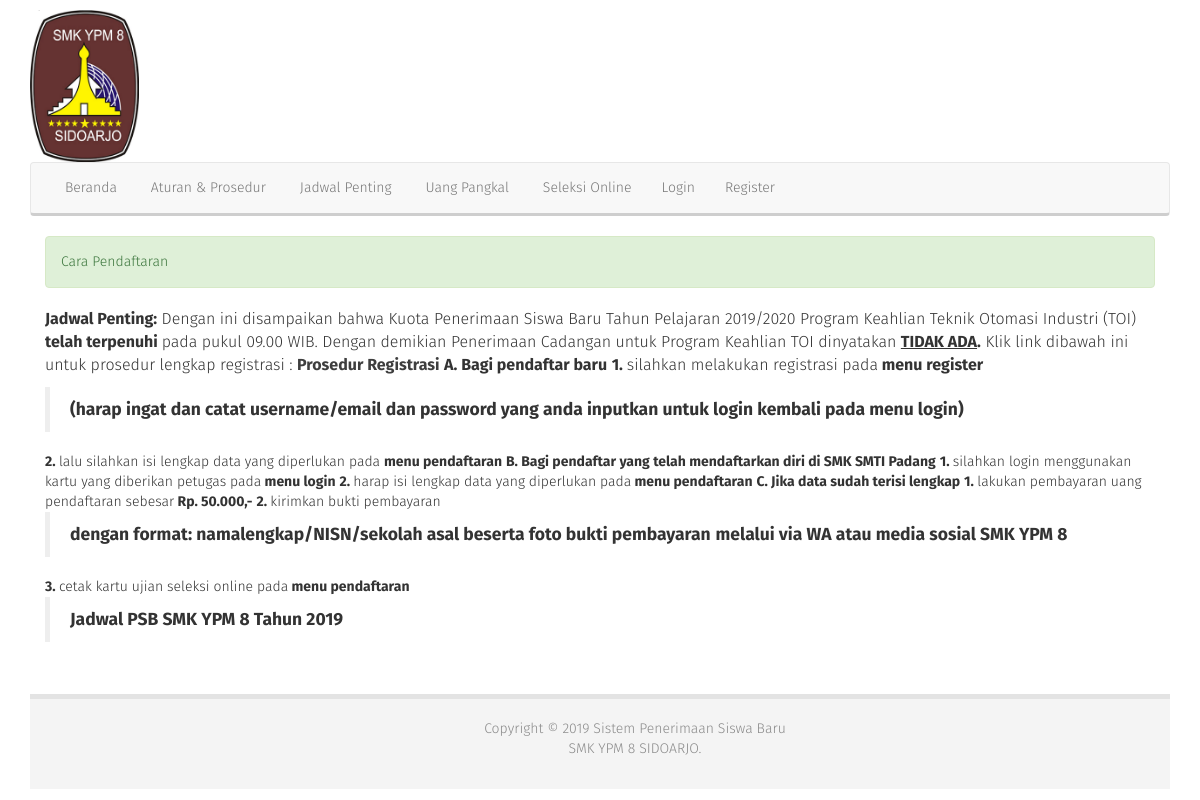
Screenshot of /psb/index.php with the database file from the repository.
### tables this page shows
CREATE TABLE `rb_psb_menu` (
  `id_menu` int(5) NOT NULL,
  `id_parent` int(5) NOT NULL DEFAULT 0,
  `nama_menu` varchar(30) NOT NULL,
  `icon` varchar(20) NOT NULL,
  `link` varchar(100) NOT NULL,
  `aktif` enum('Ya','Tidak') NOT NULL DEFAULT 'Ya',
  `position` enum('Top','Bottom') NOT NULL DEFAULT 'Bottom',
  `urutan` int(3) NOT NULL
);

CREATE TABLE `rb_psb_halaman` (
  `id_halaman` int(11) NOT NULL,
  `judul` varchar(255) NOT NULL,
  `judul_seo` varchar(255) NOT NULL,
  `isi_halaman` text NOT NULL,
  `username` varchar(50) NOT NULL
);

### psb/menu.php (the view, shortened to what this page needs)
<ul class="nav navbar-nav">
<?php
  $menu = mysqli_query($koneksi, "SELECT * FROM rb_psb_menu where id_parent='0' AND aktif='Ya' ORDER BY urutan ASC");
  while($dataMenu = mysqli_fetch_assoc($menu)){
    $menu_id = $dataMenu['id_menu'];
    $submenu = mysqli_query($koneksi, "SELECT * FROM rb_psb_menu WHERE id_parent='$menu_id' AND aktif='Ya' ORDER BY urutan ASC");
    if(mysqli_num_rows($submenu) == 0){
      echo '<li><a href="'.$dataMenu['link'].'"><i class="glyphicon glyphicon-'.$dataMenu['icon'].'"></i> '.$dataMenu['nama_menu'].'</a></li>';
    }
  }
  if ($_SESSION['level']!='Calon'){
    echo "<li><a href='login.mu'> Login</a></li>
          <li><a href='register.mu'> Register</a></li>";
  }else{
    echo "<li><a href='index.php?view=pendaftaran'> Pendaftaran</a></li>";
  }
echo "</ul>";
?>

### psb/view_home.php (shortened to what this page needs)
<?php
$query = mysqli_query($koneksi, "SELECT * FROM rb_psb_halaman where id_halaman='1'");
$row = mysqli_fetch_array($query);
	echo "<div class='alert alert-success'>$row[judul]</div>
	      <p>".($row['isi_halaman'])."</p>";

### psb/asset/css/style.css (style rules this page uses)
body { background-color: #fff; background-position: top center; background-repeat: repeat; background-attachment: fixed; margin-top:10px; }

### psb/asset/css/blue.css (style rules this page uses)
body { font-family: "Fira Sans",Arial,sans-serif; font-weight: 300; color:#333; }
a { color: #3e3e3e; }
p:empty { display: none; }
p { font-size: 16px; color: #333; }

### rows the page displays
rb_psb_menu: nama_menu "Beranda"
rb_psb_menu: nama_menu "Aturan & Prosedur"
rb_psb_menu: nama_menu "Jadwal Penting"
rb_psb_menu: nama_menu "Uang Pangkal"
rb_psb_menu: nama_menu "Seleksi Online"
rb_psb_halaman: judul "Cara Pendaftaran", isi_halaman "Jadwal Penting: Dengan ini disampaikan bahwa Kuota Penerimaan Siswa Baru Tahun Pelajaran 2019/2020 Program Keahlian Teknik Otomasi Industri (TOI) telah terpenuhi pada pukul 09.00 WIB. Dengan demikian Penerimaan Cadangan untuk Program Keahlian TOI dinyatakan TIDAK ADA . Klik link dibawah ini untuk prosedur lengkap registrasi : Prosedur Registrasi A. Bagi pendaftar baru 1. silahkan melakukan registrasi pada menu register (harap ingat dan catat username/email dan password yang anda inputkan untuk login kembali pada menu login) 2. lalu silahkan isi lengkap data yang diperlukan pada menu pendaftaran B. Bagi pendaftar yang telah mendaftarkan diri di SMK SMTI Padang 1. silahkan login menggunakan…"
